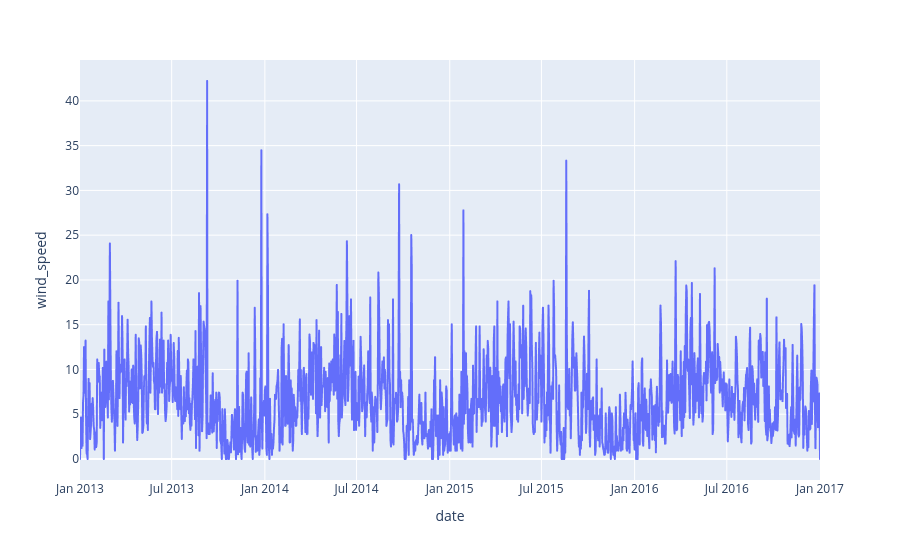

Notebook cell for this chart:
### Code cell
fig=px.line(df, x='date',y='wind_speed')
fig.show()

### Figure 1 — Plotly figure (JSON) as saved in the notebook; plotly's stock layout.template omitted (floating-point values rounded to 4 significant figures; data arrays with more than 128 entries replaced by an {"elided": "..."} marker saying what was removed)
{"data": [{"hovertemplate": "date=%{x}<br>wind_speed=%{y}<extra></extra>", "legendgroup": "", "line": {"color": "#636efa", "dash": "solid"}, "marker": {"symbol": "circle"}, "mode": "lines", "name": "", "showlegend": false, "type": "scattergl", "x": {"elided": "1462 str values"}, "xaxis": "x", "y": {"elided": "1462 float values"}, "yaxis": "y"}], "layout": {"legend": {"tracegroupgap": 0}, "margin": {"t": 60}, "xaxis": {"anchor": "y", "domain": [0, 1], "title": {"text": "date"}}, "yaxis": {"anchor": "x", "domain": [0, 1], "title": {"text": "wind_speed"}}}}
